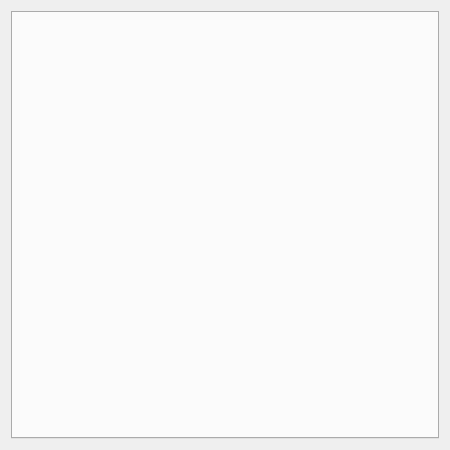
<?xml version="1.0" encoding="UTF-8"?>
<ui version="4.0">
 <class>FormShowPackage</class>
 <widget class="QWidget" name="FormShowPackage">
  <property name="geometry">
   <rect>
    <x>0</x>
    <y>0</y>
    <width>450</width>
    <height>450</height>
   </rect>
  </property>
  <property name="minimumSize">
   <size>
    <width>450</width>
    <height>450</height>
   </size>
  </property>
  <property name="windowTitle">
   <string>Package Information</string>
  </property>
  <layout class="QGridLayout" name="gridLayout">
   <item row="0" column="0">
    <widget class="QTabWidget" name="tabWidget">
     <property name="currentIndex">
      <number>-1</number>
     </property>
    </widget>
   </item>
  </layout>
 </widget>
 <resources/>
 <connections/>
</ui>
